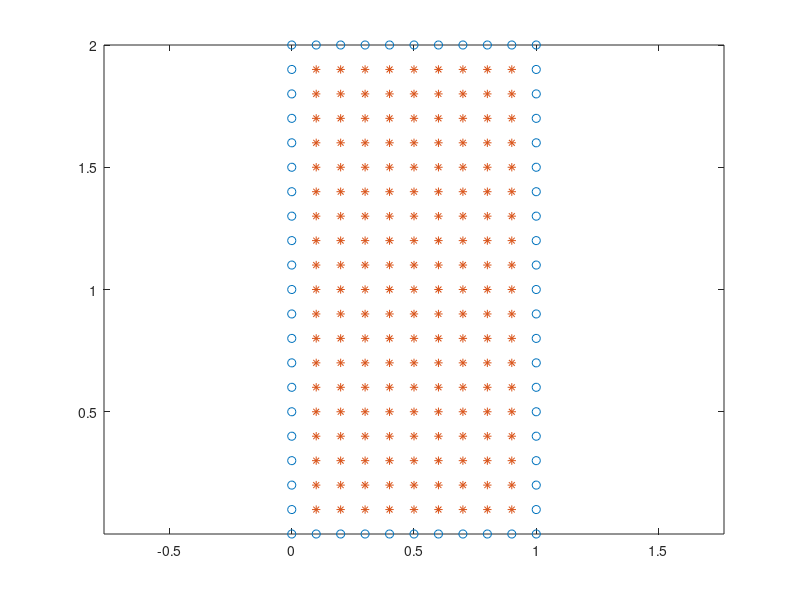

Source code (MATLAB):
clear
clc
format shorte
%% 
n = 10;
a = 0; b = 1; d = 2;
h = (b-a)/n;
x = a:h:b;
y = a:h:d;
[X,Y] = meshgrid(x,y);
X = X(:);   Y = Y(:);
N = length(X);
tic
boundary = find( X==a | X==b | Y==a | Y==d );
Interior = find( X~=a &  X~=b & Y~=a & Y~=d);
toc
plot(X(boundary),Y(boundary),'o',X(Interior),Y(Interior),'*')
axis equal
%%
Phi = @(r,c) exp(-(c*r).^2);
drPhi = @(r,rh,c) -2*c^2*rh.*exp(-(c*r).^2);
drrPhi = @(r,rh,c) 2*c^2*exp(-(c*r).^2).*( -1 + 2*(c^2).*(rh.^2));

rx = X-X';
ry = Y-Y';

D = sqrt( rx.^2 + ry.^2 );

c = 2;
Int = Phi(D,c);

D1x = drPhi(D,rx,c);
D1y = drPhi(D,ry,c);

D2x = drrPhi(D,rx,c);
D2y = drrPhi(D,ry,c);
%%
u = @(x,y) sin(x).*sin(y);
f = @(x,y) -2.*sin(x).*sin(y);
%%
H = D2x + D2y;
H(boundary,:) = Int(boundary,:); 

F = f(X,Y);
F(boundary) = u(X(boundary),Y(boundary));

Lambda = H\F;

U = Int*Lambda;

norm(U-u(X,Y),inf)

% hold on 
% plot3(X,Y,U,'o')

% U = reshape(U,length(x),length(y));
% X = reshape(X,length(x),length(y));
% Y = reshape(Y,length(x),length(y));
% 
% mesh(X,Y,U)
% 
% axis equal
